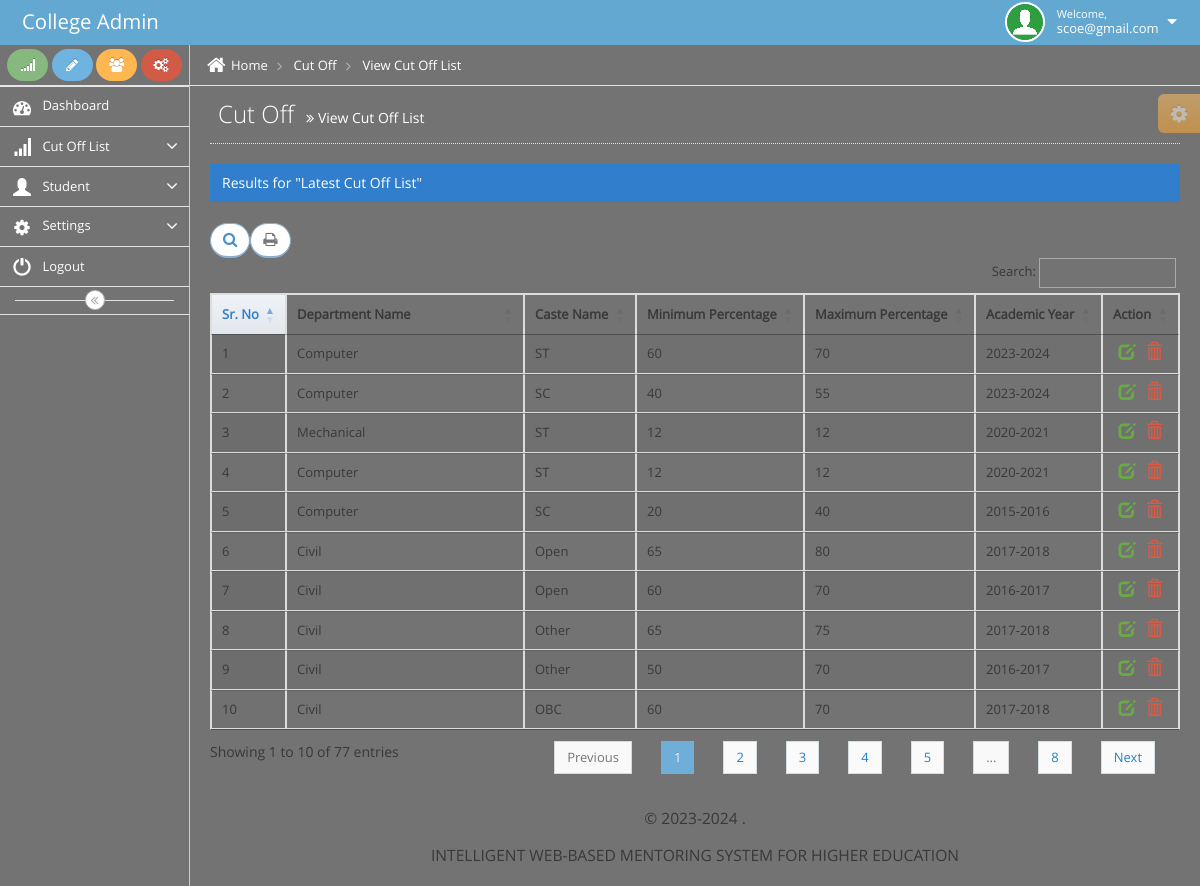
The app's page /College/view_cut_off.php (signed in) with its own data.
### tables this page shows
CREATE TABLE `cut_off_reg` (
  `c_id` int(11) NOT NULL,
  `c_col_email` varchar(255) NOT NULL,
  `c_col_name` varchar(255) NOT NULL,
  `c_col_code` varchar(255) NOT NULL,
  `c_col_district` varchar(255) NOT NULL,
  `c_dept_name` varchar(255) NOT NULL,
  `c_cas_name` varchar(255) NOT NULL,
  `c_min_per` varchar(255) NOT NULL,
  `c_max_per` varchar(255) NOT NULL,
  `c_ac_year` varchar(255) NOT NULL
);

### College/view_cut_off_tbl.php (the view, shortened to what this page needs)
<?php
include("config.php");
?>
<link rel="stylesheet"  href="https://cdn.datatables.net/1.10.13/css/jquery.dataTables.min.css" />
<link rel="stylesheet"  href="https://cdn.datatables.net/buttons/1.2.4/css/buttons.dataTables.min.css" />
</head>
<body><br />
<div style="overflow: scroll;">
<table width="100%" border="1" cellspacing="0" class="display nowrap table-bordered table-hover" id="example">
        <thead>
            <tr>
              <th>Sr. No</th>
              <th>Department Name</th>
              <th>Caste Name</th>
              <th>Minimum Percentage</th>
              <th>Maximum Percentage</th>
              <th>Academic Year</th>
              <th>Action</th>
            </tr>
        </thead>
        <tbody>
		<?php
		$query="select * from cut_off_reg where c_col_email='".$_SESSION['c_email']."' ORDER BY c_id DESC ";
		$res=mysqli_query($con,$query) or die(mysqli_error($con));
		$counter=0;
		while($row=mysqli_fetch_array($res))
		{
		extract($row)
		?>
		<tr>
				<td><?php echo ++$counter; ?></td>
				<td><?php echo $c_dept_name; ?></td>
				<td><?php echo $c_cas_name; ?></td>
				<td><?php echo $c_min_per; ?></td>
				<td><?php echo $c_max_per; ?></td>
				<td><?php echo $c_ac_year; ?></td>
				<td align="center">
					<a class="green" href="edit_cut_off.php?c_id=<?php echo $c_id; ?>" title="Edit Cut Off">
<i class="ace-icon glyphicon glyphicon-edit bigger-130"></i>
					</a>
					<a class="red" onClick="return confirm('Are You Sure You Want To Delete This Cut Off Information ?');"  href="delete_cut_off.php?c_id=<?php echo $c_id; ?>" title="Delete Cut Off">
<i class="ace-icon glyphicon glyphicon-trash bigger-130"></i>
					</a>
				</td>
			</tr>
          <?php
		}
		?>
		</tbody>
</table>
</div>
</body>
</html>

### records on screen
cut_off_reg: c_dept_name "Computer", c_cas_name "ST", c_min_per "60", c_max_per "70", c_ac_year "2023-2024"
cut_off_reg: c_dept_name "Computer", c_cas_name "SC", c_min_per "40", c_max_per "55", c_ac_year "2023-2024"
cut_off_reg: c_dept_name "Mechanical", c_cas_name "ST", c_min_per "12", c_max_per "12", c_ac_year "2020-2021"
cut_off_reg: c_dept_name "Computer", c_cas_name "ST", c_min_per "12", c_max_per "12", c_ac_year "2020-2021"
cut_off_reg: c_dept_name "Computer", c_cas_name "SC", c_min_per "20", c_max_per "40", c_ac_year "2015-2016"
cut_off_reg: c_dept_name "Civil", c_cas_name "Open", c_min_per "65", c_max_per "80", c_ac_year "2017-2018"
cut_off_reg: c_dept_name "Civil", c_cas_name "Open", c_min_per "60", c_max_per "70", c_ac_year "2016-2017"
cut_off_reg: c_dept_name "Civil", c_cas_name "Other", c_min_per "65", c_max_per "75", c_ac_year "2017-2018"
cut_off_reg: c_dept_name "Civil", c_cas_name "Other", c_min_per "50", c_max_per "70", c_ac_year "2016-2017"
cut_off_reg: c_dept_name "Civil", c_cas_name "OBC", c_min_per "60", c_max_per "70", c_ac_year "2017-2018"

### other values on screen
$_SESSION['c_email'] "scoe@gmail.com"
